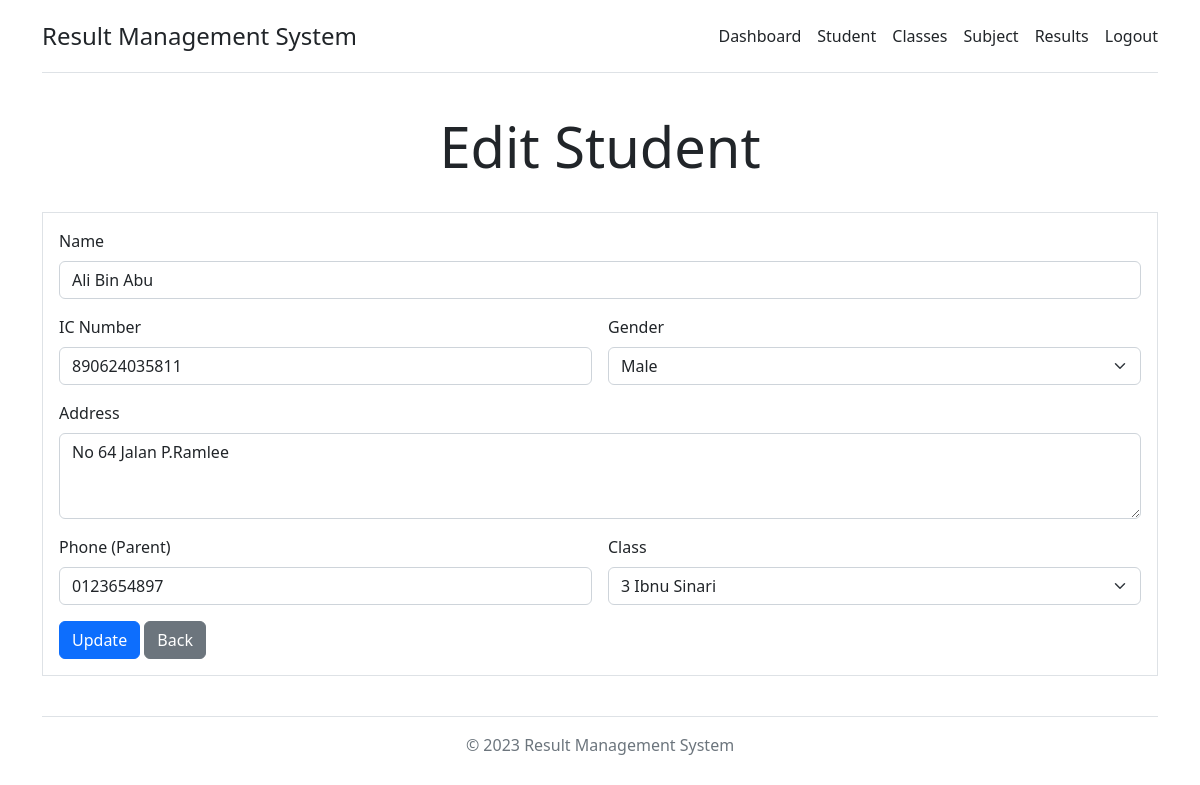
The app's page /admin/student-edit.php?id=1 (signed in) with its own data.
### tables this page shows
CREATE TABLE `students` (
  `id` int(11) NOT NULL,
  `ic` varchar(255) NOT NULL,
  `name` varchar(255) NOT NULL,
  `gender` varchar(255) NOT NULL,
  `phone` varchar(255) NOT NULL,
  `address` text NOT NULL,
  `class_id` int(11) NOT NULL
);

CREATE TABLE `classes` (
  `id` int(11) NOT NULL,
  `name` varchar(255) NOT NULL,
  `year` varchar(255) NOT NULL
);

### controller/controller.php (called while the page is built, shortened)
<?php
$conn = mysqli_connect($_ENV['DB_HOST'], $_ENV['DB_USERNAME'], $_ENV['DB_PASSWORD'], $_ENV['DB_DATABASE']);
function mysql($query)
{
    global $conn;
    return mysqli_query($conn, $query);
}
function getStudent($id)
{
    $query = "SELECT * FROM students WHERE id=$id";
    $result = mysql($query);
    return mysqli_fetch_assoc($result);
}
function getAllClasses()
{
    $classes = array();
    $query = "SELECT * FROM classes";
    $result = mysql($query);
    while ($row = mysqli_fetch_assoc($result)) {
        $classes[] = $row;
    }
    return $classes;
}

### config/include.php (called while the page is built, shortened)
<?php
function route($path)
{
    return 'http://localhost/srms/sms/' . $path;
}

### admin/student-edit.php (the view, shortened to what this page needs)
<?php
include('../config/include.php');
include(asset('controller/controller.php'));
if (isset($_GET['id'])) {
    $student = getStudent($_GET['id']);
}
$classes = getAllClasses();
?>
<html lang="en">
<head>
    <link href="https://cdn.jsdelivr.net/npm/bootstrap@5.2.3/dist/css/bootstrap.min.css" rel="stylesheet">
</head>
<body>
    <div class="container py-3">
        <header>
            <?php include(asset('/inc/navbar.php')) ?>
            <div class="pricing-header p-3 pb-md-4 mx-auto text-center">
                <h1 class="display-4 fw-normal">Edit Student</h1>
            </div>
        </header>
        <main>
            <form method="post" class="border p-3">
                <div class="row g-3">
                    <div class="col-sm-12">
                        <label for="firstName" class="form-label">Name</label>
                        <input type="text" name="name" class="form-control" placeholder="" value="<?= $student['name'] ?>" required>
                    </div>
                    <div class="col-sm-6">
                        <label for="firstName" class="form-label">IC Number</label>
                        <input type="text" name="ic" class="form-control" placeholder="" value="<?= $student['ic'] ?>" required>
                    </div>
                    <div class="col-sm-6">
                        <label for="lastName" class="form-label">Gender</label>
                        <select name="gender" class="form-select" aria-label="Default select example" required>
                            <option value="Male" <?php echo $student['gender'] === "Male" ? 'selected' : ''?> >Male</option>
                        </select>
                    </div>
                    <div class="col-12">
                        <label for="address" class="form-label">Address</label>
                        <textarea name="address" cols="30" rows="3" class="form-control"><?= $student['address'] ?></textarea>
                    </div>
                    <div class="col-sm-6">
                        <label for="firstName" class="form-label">Phone (Parent)</label>
                        <input type="text" name="phone" class="form-control" placeholder="" value="<?= $student['phone'] ?>" required>
                    </div>
                    <div class="col-sm-6">
                        <label for="lastName" class="form-label">Class</label>
                        <select name="class" class="form-select" aria-label="Default select example" required>
                            <?php foreach ($classes as $class) { ?>
                                <option value="<?= $class['id'] ?>" <?= $student['class_id']==$class['id'] ? 'selected' : ''?> ><?= $class['year'] . ' ' .$class['name'] ?></option>
                            <?php }?>
                        </select>
                    </div>
                    <div class="col-sm-6">
                        <button type="submit" name="update" class="btn btn-primary">Update</button>
                        <a href="<?= route('admin/student.php') ?>" class="btn btn-secondary">Back</a>
                    </div>
                </div>
            </form>
        </main>
        <?php include(asset('/inc/footer.php')) ?>
    </div>
</body>
</html>

### records on screen
students: name "Ali Bin Abu", ic "890624035811", gender "Male", address "No 64 Jalan P.Ramlee", phone "0123654897", class "3 Ibnu Sinari"

### other values on screen
$_ENV['APP_NAME'] "Result Management System"
